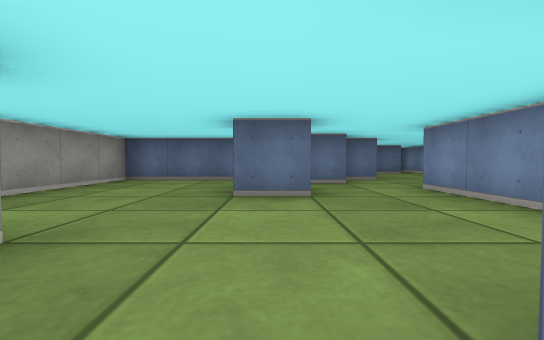
View 1 (above)

16 first-person views from a walk through a cub3D maze. The camera is about half as high as the walls, tilts 2° down and sees 90° across. The floor is counted in squares. Each view is taken from the middle of a square. On the plan, view 1 faces up. The plan holds only what a view shows up to about 9 squares ahead; the rest is blank.

View 2
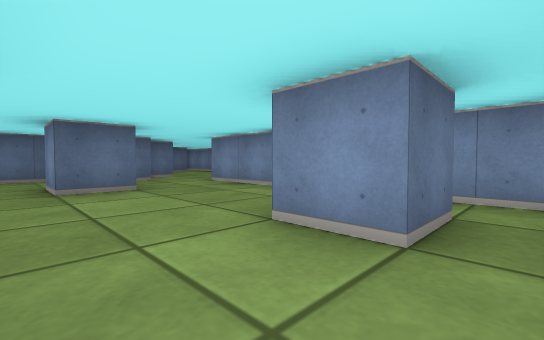

View 3
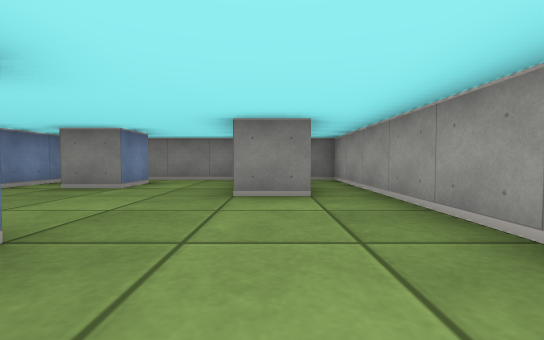

View 4
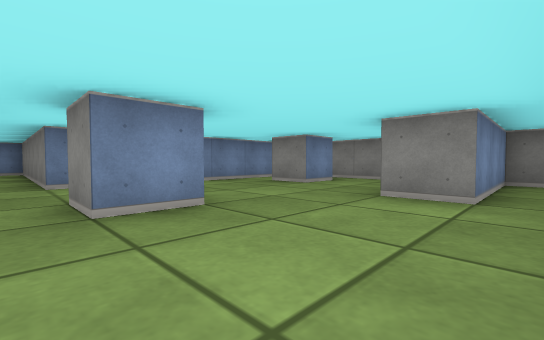

View 5
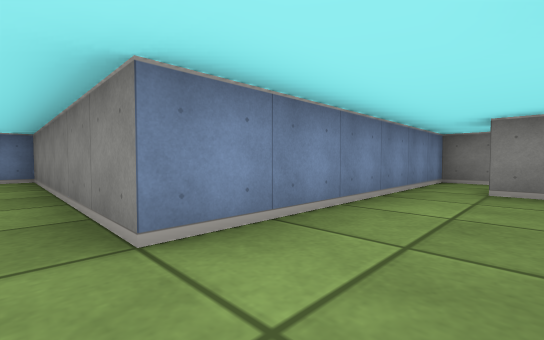

View 6
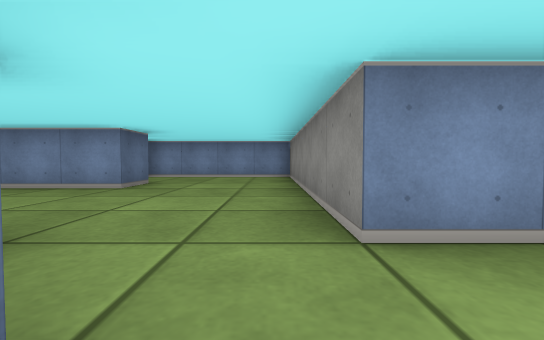

View 7
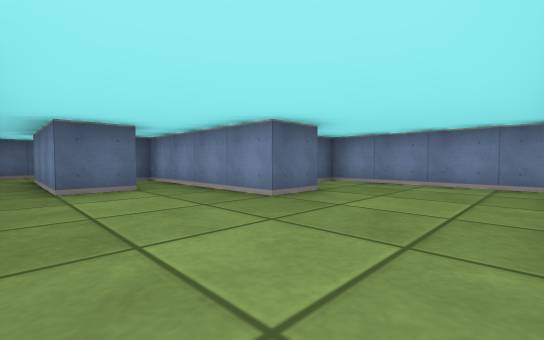

View 8
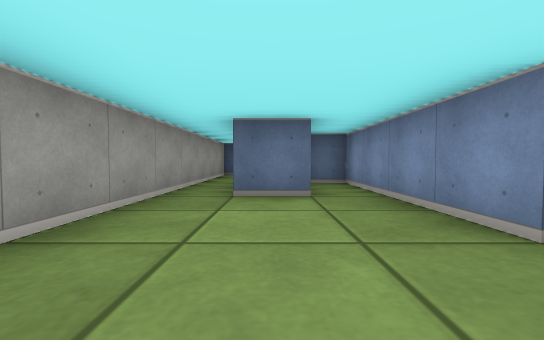

View 9
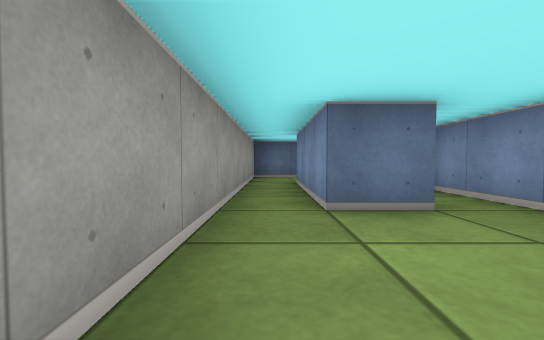

View 10
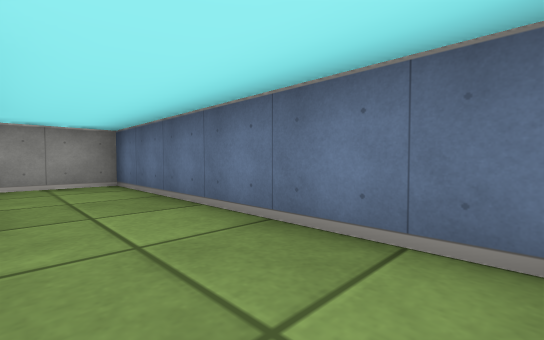

View 11
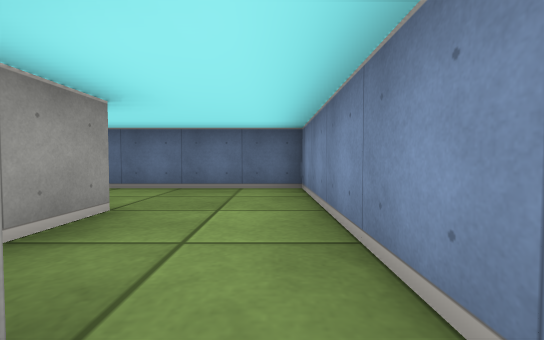

View 12
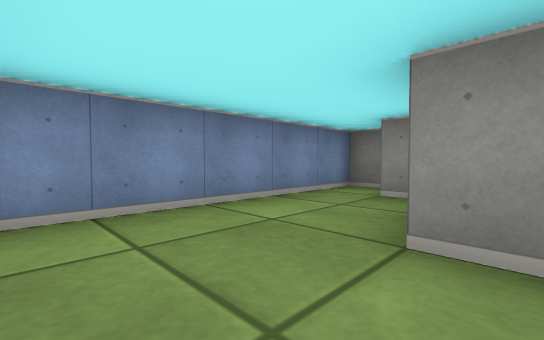

View 13
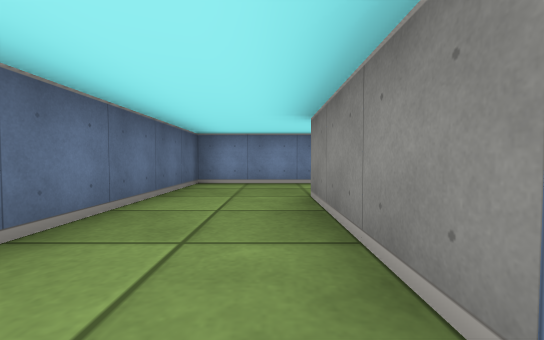

View 14
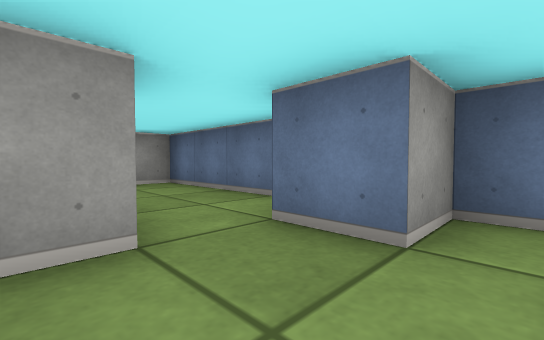

View 15
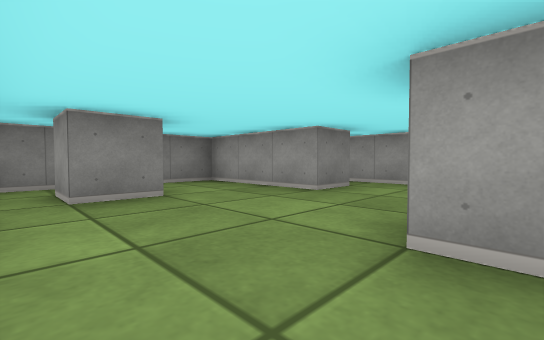

View 16
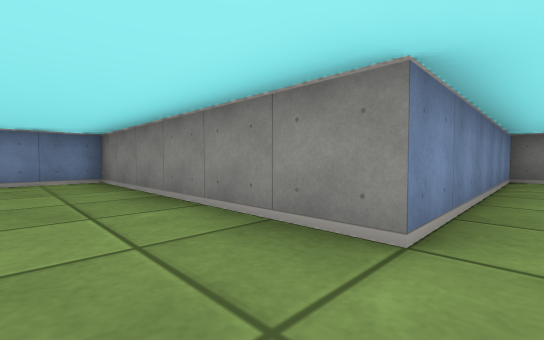

### Floor plan
Ten units are one square. View 1 is at (0, 0); x grows to the right and y downward. Boxes are objects, and circles mark ways between rooms. Rooms are numbered by the first view taken in them; rooms with no view inside come last. Other rooms are left out.
<svg viewBox="-40 -150 130 170">
<path fill="none" stroke="#000" d="M-5 -35 -5 -45 5 -45 5 -35 -5 -35M5 -5 15 -5 15 5 5 5 5 -5M-2 -65 -35 -65 -35 15 -25 15 -25 -15 -15 -15 -15 15 25 15 25 -45 35 -45M26 -65 15 -65 15 -55 5 -55M66 -75 55 -75 55 -115 48 -115M46 -95 35 -95 35 -125M35 -45 85 -45 85 -85 79 -85M25 -125 25 -74M35 -125 65 -125 65 -115M79 -95 85 -95 85 -145 25 -145 25 -125"/>
<circle cx="25" cy="-55" r="3" fill="#2a7"/>
<circle cx="30" cy="-120" r="3" fill="#2a7"/>
<text x="0" y="-30">1</text>
<text x="50" y="-70">2</text>
<text x="60" y="-130">3</text>
</svg>
Room 1 opens to room 2. Room 2 opens to room 3.

Where each view was taken, in squares from view 1:
view 1: 0 up, 0 right, facing up
view 2: 1 down, 1 left, facing up-right
view 3: 5 up, 2 left, facing down
view 4: 5 up, 3 left, facing down-right
view 5: 5 up, 1 right, facing down-right
view 6: 5 up, 1 right, facing right
view 7: 5 up, 3 right, facing up-right
view 8: 6 up, 4 right, facing up
view 9: 7 up, 3 right, facing up
view 10: 13 up, 8 right, facing up-left
view 11: 10 up, 8 right, facing up
view 12: 14 up, 6 right, facing down-right
view 13: 13 up, 3 right, facing right
view 14: 4 up, 2 right, facing up-left
view 15: 4 up, 2 right, facing down-left
view 16: 6 up, 2 right, facing down-right
